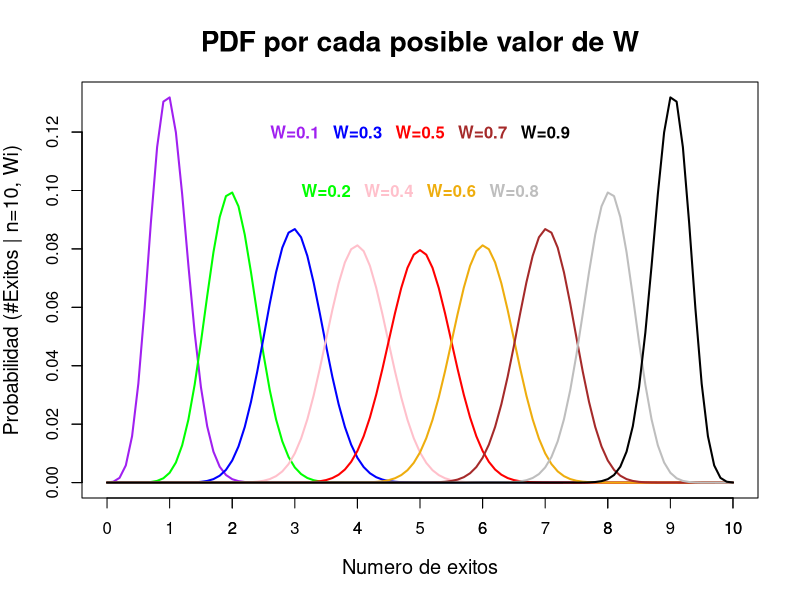

The R source for this figure:
#Probability functions
rm(list=ls())

n<-100
x<-0:100


dbinom_w0<-dbinom(x, n, prob=0)
dbinom_w1<-dbinom(x, n, prob=0.1)
dbinom_w2<-dbinom(x, n, prob=0.2)
dbinom_w3<-dbinom(x, n, prob=0.3)
dbinom_w4<-dbinom(x, n, prob=0.4)
dbinom_w5<-dbinom(x, n, prob=0.5)
dbinom_w6<-dbinom(x, n, prob=0.6)
dbinom_w7<-dbinom(x, n, prob=0.7)
dbinom_w8<-dbinom(x, n, prob=0.8)
dbinom_w9<-dbinom(x, n, prob=0.9)
dbinom_w10<-dbinom(x, n, prob=1)

#plot(soporte,d_ruido,type='l',lwd=2)
#lines(soporte,d_senal,type='l',col='purple',lwd=2)
soporte<-seq(0,10,.1)

plot(soporte, main="PDF por cada posible valor de W",cex.main=1.7, dbinom_w1,type='l',lwd=2,col='purple', xlab="Numero de exitos", ylab="Probabilidad (#Exitos | n=10, Wi)",cex.lab=1.2)
axis(1,at=c(1:10),labels=c("1","2","3","4","5","6","7","8","9","10"),las=1)
axis(2,labels=FALSE,las=1)
lines(soporte, dbinom_w2,type='l',lwd=2, col='green')
lines(soporte, dbinom_w3,type='l',lwd=2, col='blue')
lines(soporte, dbinom_w4,type='l',lwd=2, col='pink')
lines(soporte, dbinom_w5,type='l',lwd=2, col='red',lty=1)
lines(soporte, dbinom_w6,type='l',lwd=2, col='darkgoldenrod2')
lines(soporte, dbinom_w7,type='l',lwd=2, col='brown')
lines(soporte, dbinom_w8,type='l',lwd=2,col='gray')
lines(soporte, dbinom_w9,type='l',lwd=2)
text(3,.12,paste("W=0.1"),cex=1,col='purple',f=2)
text(3.5,.10,paste("W=0.2"),cex=1,col='green',f=2)
text(4,.12,paste("W=0.3"),cex=1,col='Blue',f=2)
text(4.5,.10,paste("W=0.4"),cex=1,col='pink',f=2)
text(5,.12,paste("W=0.5"),cex=1,col='red',f=2)
text(5.5,.10,paste("W=0.6"),cex=1,col='darkgoldenrod2',f=2)
text(6,.12,paste("W=0.7"),cex=1,col='brown',f=2)
text(6.5,.10,paste("W=0.8"),cex=1,col='gray',f=2)
text(7,.12,paste("W=0.9"),cex=1,f=2)
